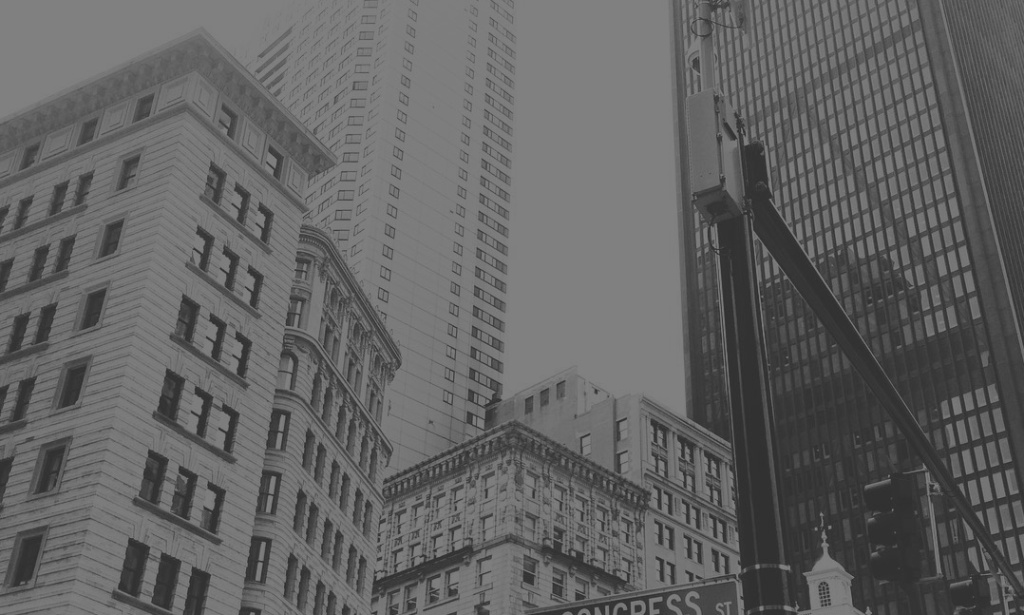
#> input picture hw1/boston0.jpg, 1024 x 615 px
$ jupyter execute 'Etienne Khalife (Grad) Homework 1.ipynb'
#> lines starting #> are read from the running program, lines starting #| are printed output that depends on the picture
[cell 1]
import numpy as np
import cv2
from matplotlib import pyplot as plt

def slope(x1, y1, x2, y2):
    return (y2-y1)/(x2-x1)

def y_intercept(m, x, y):
    return y - (m*x)

def line(m, x, b):
    return (m*x) + b

def intersection(m1, b1, m2, b2):
    return (b2-b1)/(m1-m2)

def find_vanishing_point(L1Start, L1End, L2Start, L2End):
    L1Slope = slope(L1Start[0], L1Start[1], L1End[0], L1End[1])
    L1Intercept = y_intercept(L1Slope, L1Start[0], L1Start[1])

    L2Slope = slope(L2Start[0], L2Start[1], L2End[0], L2End[1])
    L2Intercept = y_intercept(L2Slope, L2Start[0], L2Start[1])

    vX = intersection(L1Slope, L1Intercept, L2Slope, L2Intercept)
    vY = line(L1Slope, vX, L1Intercept)

    v = [vX, vY]

    return v

[cell 2]
yellowL1Start = [312, 181, 1]
yellowL1End = [4, 289, 1]
yellowL2Start = [312, 316, 1]
yellowL2End = [7, 350, 1]

[cell 3]
redL1Start = [424, 195, 1]
redL1End = [597, 233, 1]
redL2Start = [430, 341, 1]
redL2End = [601, 344, 1]

[cell 4]
greenL1Start = [60, 434, ]
greenL1End = [627, 383, 1]
greenL2Start = [323, 447, 1]
greenL2End = [673, 390, 1]

[cell 5]
v1Exact = find_vanishing_point(yellowL1Start, yellowL1End, yellowL2Start, yellowL2End)
v2Exact = find_vanishing_point(redL1Start, redL1End, redL2Start, redL2End)
v3Exact = find_vanishing_point(greenL1Start, greenL1End, greenL2Start, greenL2End)

v1 = np.array([round(v1Exact[0]), round(v1Exact[1]), 1])
v2 = np.array([round(v2Exact[0]), round(v2Exact[1]), 1])
v3 = np.array([round(v3Exact[0]), round(v3Exact[1]), 1])

focalX = 188/710 #mm/pixels
focalY = 124/470 #mm/pixels

[cell 6]
# [12 lines of commented-out code are left out]
print('v1 Exact: ', v1Exact)
print('v2 Exact: ', v2Exact)
print('v3 Exact: ', v3Exact)

[cell 7]
print('Answer 1a')
print('(x, y, z) Pixel Coordinates of vanishing points (Assuming 0,0 at the top left corner)')
print('v1: ', v1)
print('v2: ', v2)
print('v3: ', v3)

[cell 8]
print('Answer 1b TODO TODO TODO')
v1Tv2 = v1.T @ v2
v1Tv3 = v1.T @ v3
v2Tv3 = v2.T @ v3

print(v1Tv2)
print(v1Tv3)
print(v2Tv3)

print('\t[\N{GREEK SMALL LETTER ALPHA}\t0\tcx]')
print('K = \t[0\t\N{GREEK SMALL LETTER ALPHA}\tcy]')
print('\t[0\t0\t1]')
print('\r\n')
print('Pixels are in terms of 1/K and 1/L')
print('a = Kf')
print('beta = Lf')
print('')
print('\N{GREEK SMALL LETTER OMEGA} = (KK^T)^-1')

[cell 9]
print('\r')
print('Answer 1c TODO TODO TODO')
print('\r')
print('Answer 1d Not required/not graded')

[cell 10]
def line(x):
    return (-2*x) + 2

print('Answer 2')
print('Starting line: y = -2x + 2')
print('Matching line: y = 2x + 0')
print('\r\n')
print('Histogram Equalization Transformation')
print('s\N{LATIN SUBSCRIPT SMALL LETTER R} = T(r) = \N{SUBSCRIPT ZERO}∫\N{MODIFIER LETTER SMALL R}p\N{LATIN SUBSCRIPT SMALL LETTER R}w(dw)')
print('s\N{LATIN SUBSCRIPT SMALL LETTER R} = T(r) = \N{SUBSCRIPT ZERO}∫\N{MODIFIER LETTER SMALL R}(-2w + 2)(dw)')
print('s\N{LATIN SUBSCRIPT SMALL LETTER R} = T(r) = (-r\N{SUPERSCRIPT TWO} + 2r)')
print('\r\n')
print('v = G(z) = \N{SUBSCRIPT ZERO}∫\N{MODIFIER LETTER SMALL Z}pw(dw)')
print('v = G(z) = \N{SUBSCRIPT ZERO}∫\N{MODIFIER LETTER SMALL Z}(2w)(dw)')
print('v = G(z) = z\N{SUPERSCRIPT TWO}')
print('\r\n')
print('Set v = s')
print('z\N{SUPERSCRIPT TWO} = (-r\N{SUPERSCRIPT TWO} + 2r)')
print('z = (-r\N{SUPERSCRIPT TWO} + 2r)')
print('z = \N{SQUARE ROOT}(-r\N{SUPERSCRIPT TWO} + 2r)')

[cell 11]
print('Answer 3')
print('\r')
print('Kernel w:')
print('\t[1\t2\t1]')
print('w = \t[2\t4\t2]')
print('\t[1\t2\t1]')
print('Rotated Kernel w is identical to w')
print('Image f:')
print('\t[0\t0\t0\t0\t0]')
print('\t[0\t0\t1\t0\t0]')
print('f = \t[0\t0\t1\t0\t0]')
print('\t[0\t0\t1\t0\t0]')
print('\t[0\t0\t0\t0\t0]')
print('Answer 3a')
print('Convolution formula:')
print('y[m, n] = \N{N-ARY SUMMATION}\N{N-ARY SUMMATION} x[i, j] \N{DOT OPERATOR} f[m-i, n-j]')
print('\r')
print('Target Area on Image f:')
print('\t\t\033[4m\t\t  \033[0m')
print('\t[0\t|0\t0\t0|\t0]')
print('\t[0\t|0\t1\t0|\t0]')
print('f = \t[0\t\033[4m|0\t1\t0|\033[0m\t0]')
print('\t[0\t0\t1\t0\t0]')
print('\t[0\t0\t0\t0\t0]')
print('\r')
print('y[2, 3] = (0x1)+(0x2)+(0x1)+(0x2)+(1x4)+(0x2)+(0x1)+(1x2)+(0x1)')
print('y[2, 3] = 0 + 0 + 0 + 0 + 4 + 0 + 0 + 2 + 0 = 6')
print('y[2, 3] = 6')
print('\r')
print('Result of point (2, 3) on Image f after kernel w convolution:')
print('\t[0\t0\t0\t0\t0]')
print('\t[0\t0\t6\t0\t0]')
print('f = \t[0\t0\t1\t0\t0]')
print('\t[0\t0\t1\t0\t0]')
print('\t[0\t0\t0\t0\t0]')
print('\r')
print('Answer 3b')
print('y[2, 3] = (0x1)+(0x2)+(0x1)+(0x2)+(1x4)+(0x2)+(0x1)+(1x2)+(0x1)')
print('y[2, 3] = 0 + 0 + 0 + 0 + 4 + 0 + 0 + 2 + 0 = 6')
print('y[2, 3] = 6')
print('Complete Convolution with Zero Padding Image f:')
print('\t[0\t0\t0\t0\t0\t0\t0]')
print('\t[0\t0\t1\t2\t1\t0\t0]')
print('\t[0\t0\t3\t6\t3\t0\t0]')
print('f = \t[0\t0\t4\t8\t4\t0\t0]')
print('\t[0\t0\t3\t6\t3\t0\t0]')
print('\t[0\t0\t1\t2\t1\t0\t0]')
print('\t[0\t0\t0\t0\t0\t0\t0]')
print('\rZero padding removed (for readability)')
print('\t[0\t1\t2\t1\t0]')
print('\t[0\t3\t6\t3\t0]')
print('f = \t[0\t4\t8\t4\t0]')
print('\t[0\t3\t6\t3\t0]')
print('\t[0\t1\t2\t1\t0]')

[cell 12]
print('Answer 4')
print('Answer 4a')
print('K = 3 (from 4d), see slide 34 on Lecture 1')
print('See picture on the blackboard for A and B')
print('When programming, check for empty means/cluters')
print('If a point is equi-distant from 2 clusters, then arbitrarily choose one')

print('\r')
print('Answer 4b')
print('\r')
print('Answer 4c')
print('\r')
print('Answer 4d')
np.load('gaussian2D.npy')
#> (reads hw1/gaussian2D.npy from the repository)

[cell 13]
print('Answer 5')

[cell 14]
print('Answer 5a Lecture 3, slides 10-13')
print('pdf first \/')
print('np.histogram(r, bins)')
print('np.histogram(r, 256)')
print('np.cumSum() for CDF of intensities afterward')
print('multiply CDF array by 255')
print('r is flattened (image numpy array is flattened into a single array)')
print('\r')
print('Answer 5b')

img = cv2.imread('./boston0.jpg', 0)
#> img is the input picture: shape (615, 1024); min 42, max 136, mean 98.2
hist = np.histogram(img)
#> hist = ([25280, 64997, 50314, 40614, 38706, 47911, 50991, 95073, 127537, 88337], [42, 51.4, 60.8, 70.2, 79.6, 89, 98.4, 107.8, 117.2, 126.6, 136])
print(hist)
#| (array([ 25280,  64997,  50314,  40614,  38706,  47911,  50991,  95073,
#|        127537,  88337]), array([ 42. ,  51.4,  60.8,  70.2,  79.6,  89. ,  98.4, 107.8, 117.2,
#|        126.6, 136. ]))

plt.hist(img.ravel(),256,[0,256]); plt.show()
#> after `plt.hist(img.ravel(), 256, [0, 256])`:
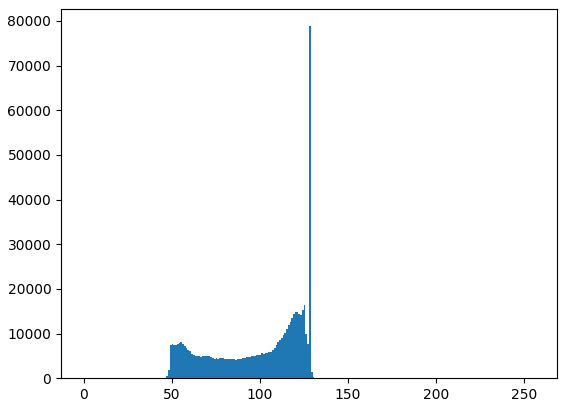
#> figure drawn by matplotlib, 1 panel; tallest bar 78806 high, from x = 128 to 129
cv2.calcHist([img], [0], None, [256], [0, 256])
cv2.equalizeHist(img)
print('\r')
print('Answer 5c')
print('\r')
print('Answer 5d')
